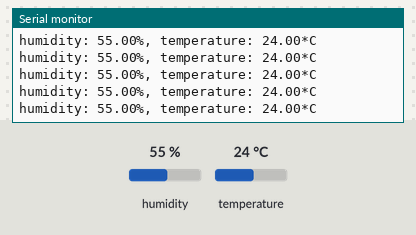
Simulated run of this sketch. Board: Arduino Uno, built with avr-gcc and run on an emulated ATmega328P. Parts: the last lines printed to the serial monitor. The test bench sets the inputs (shaded band); at power-on: humidity 55 %, temperature 24 °C.

Above: at 1.2 s.
1.3 s: humidity set to 22 %
At 1.66 s:
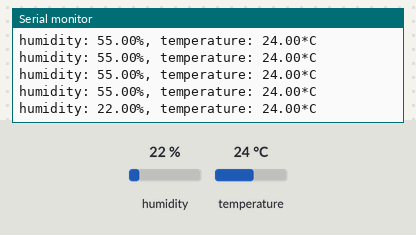
2.8 s: temperature set to 12 °C
At 2.87 s:
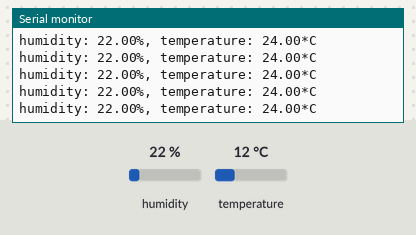
4.3 s: humidity set to 40 %
At 4.32 s:
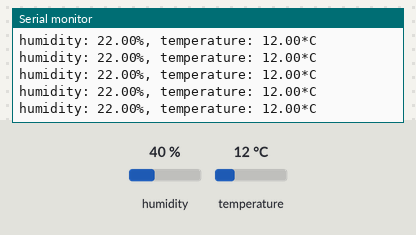
Timing chart, 0 to 7.3 s (numbered marks = the images above; inputs shaded):
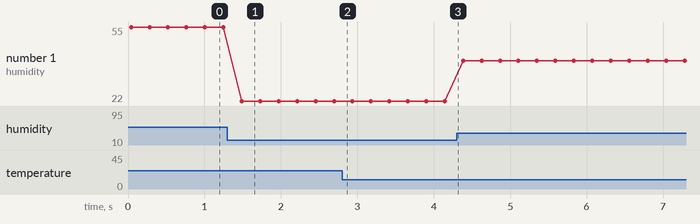

Measured:
- after the input at 1.3 s, the serial monitor: prints a new line after 0.19 s (image 1)
- plotted number 1: 55 → 22 after the input at 1.3 s, 22 → 40 after the input at 4.3 s

The sketch:

test.ino
```cpp
#include <Wire.h>
#include <AM2320.h>
AM2320 th;

void setup() {
  Serial.begin(9600);
}

void loop() {
  switch(th.Read()) {
    case 2:
      Serial.println("CRC failed");
      break;
    case 1:
      Serial.println("Sensor offline");
      break;
    case 0:
      Serial.print("humidity: ");
      Serial.print(th.h);
      Serial.print("%, temperature: ");
      Serial.print(th.t);
      Serial.println("*C");
      break;
  }

  delay(200);
}
```
